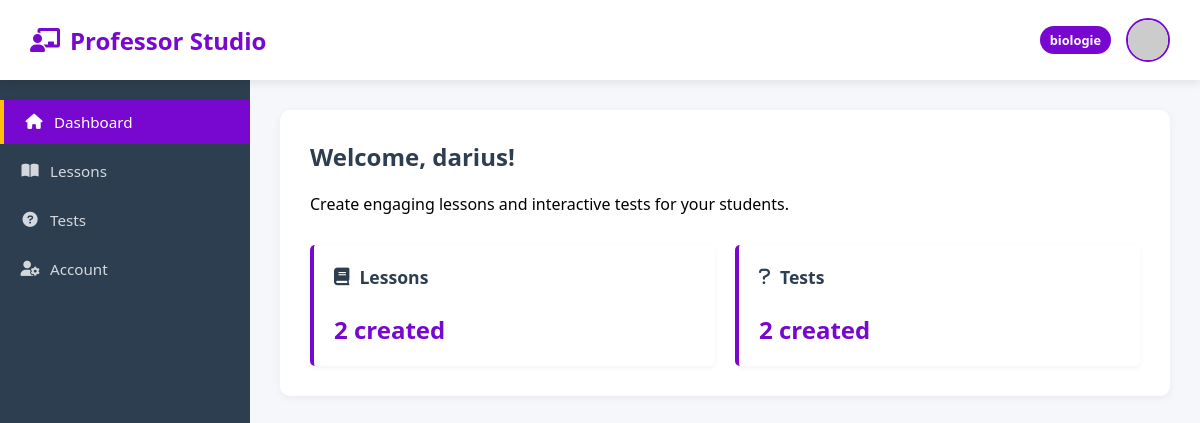
The page /studio/ (signed in) on the database as committed earlier.
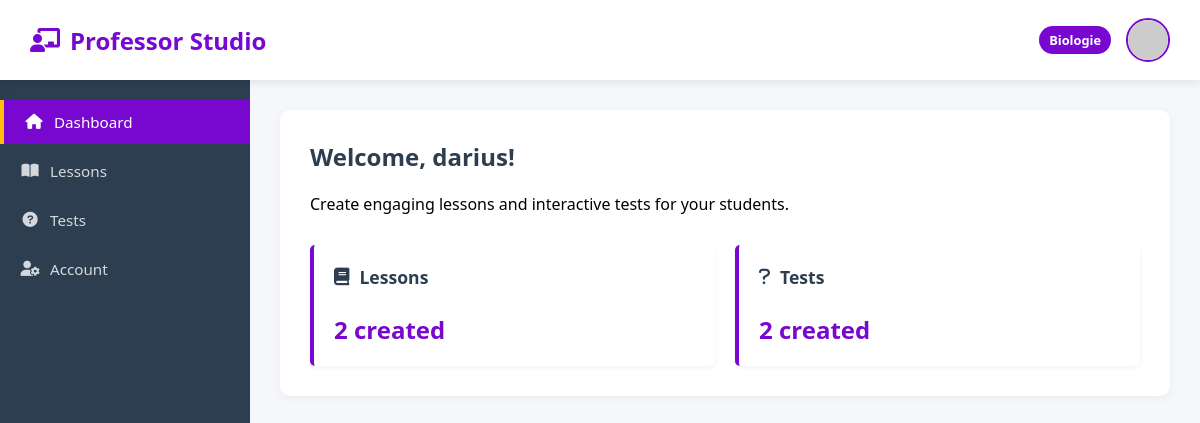
The same page on the database as committed later.
### models.py (models this page shows, shortened)
class User(db.Model, UserMixin):
    id = db.Column(db.Integer, primary_key=True)
    email = db.Column(db.String(120), unique=True, nullable=False)
    password = db.Column(db.String(120), nullable=False)
    name = db.Column(db.String(120), nullable=True)
    is_admin = db.Column(db.Boolean, default=False)
    user_type = db.Column(db.String(50), nullable=True)
    subject = db.Column(db.String(120), nullable=True)
    is_professor_approved = db.Column(db.Boolean, default=False)
    verification_token = db.Column(db.String(36), nullable=True)
    is_verified = db.Column(db.Boolean, default=False)
    last_login = db.Column(db.DateTime, nullable=True)
    @property
    def is_authenticated(self):
        return True

### StudioPage/routes.py (the view)
@studio_bp.route('/')
@login_required
@require_professor
def studio():
    lesson_count = 0
    test_count = 0
    try:
        for subject in SUBJECTS:
            lesson_dir = get_professor_dir(LECTII_DIR, subject)
            test_dir = get_professor_dir(TESTE_DIR, subject)
            if os.path.exists(lesson_dir):
                lesson_count += len([f for f in os.listdir(lesson_dir) if f.endswith('.html')])
            if os.path.exists(test_dir):
                test_count += len([f for f in os.listdir(test_dir) if f.endswith('.json')])
    except Exception as e:
        flash('Error counting lessons and tests', 'error')
    return render_template('studio.html',
                           user=current_user,
                           lesson_count=lesson_count,
                           test_count=test_count)

### StudioPage/routes.py (called while the page is built)
def require_professor(f):
    @wraps(f)
    def decorated_function(*args, **kwargs):
        if not current_user.is_authenticated or current_user.user_type != 'profesor' or not current_user.is_professor_approved:
            flash('You must be an approved professor to access this page.', 'error')
            return redirect(url_for('landing.index'))
        return f(*args, **kwargs)
    return decorated_function

def get_professor_dir(base_dir, subject):
    if not current_user.is_authenticated:
        return None
    professor_dir = os.path.join(base_dir, subject, 'profesori', current_user.email)
    os.makedirs(professor_dir, exist_ok=True)
    return professor_dir

### app.py (called while the page is built)
@login_manager.user_loader
def load_user(user_id):
    user = User.query.get(int(user_id))
    if user and 'user_id' in session:
        user.last_login = datetime.utcnow()
        db.session.commit()
    return user

@app.after_request
def add_header(response):
    response.headers['Cache-Control'] = 'no-store, no-cache, must-revalidate, post-check=0, pre-check=0, max-age=0'
    response.headers['Pragma'] = 'no-cache'
    response.headers['Expires'] = '-1'
    if 'user_id' in session:
        response.set_cookie('logged_in', 'true', max_age=3600, httponly=True)
    else:
        response.set_cookie('logged_in', 'false', max_age=3600, httponly=True)
    return response

### Templates/studio.html (shortened to what this page needs)
{% extends "studio_base.html" %}
{% block content %}
<div class="studio-container">
    <div class="studio-header">
        <h1><i class="fas fa-chalkboard-teacher"></i> Professor Studio</h1>
        <div class="user-info">
            {% if user and user.subject %}
                <span class="badge">{{ user.subject }}</span>
            {% endif %}
            <img src="https://ui-avatars.com/api/?name={{ user.name|urlencode }}&background=7808d0&color=fff" class="avatar">
        </div>
    </div>
    <div class="studio-nav">
        <a href="{{ url_for('studio.studio') }}" class="nav-btn {% if request.endpoint == 'studio.studio' %}active{% endif %}">
            <i class="fas fa-home"></i> Dashboard
        </a>
        <a href="{{ url_for('studio.lessons') }}" class="nav-btn {% if request.endpoint == 'studio.lessons' %}active{% endif %}">
            <i class="fas fa-book-open"></i> Lessons
        </a>
        <a href="{{ url_for('studio.tests') }}" class="nav-btn {% if request.endpoint == 'studio.tests' %}active{% endif %}">
            <i class="fas fa-question-circle"></i> Tests
        </a>
        <a href="{{ url_for('account.account') }}" class="nav-btn">
            <i class="fas fa-user-cog"></i> Account
        </a>
    </div>
    <div class="content-area">
        {% block studio_content %}
        <div class="welcome-message">
            <h2>Welcome, {{ user.name }}!</h2>
            <p>Create engaging lessons and interactive tests for your students.</p>
            <div class="quick-stats">
                <div class="stat-card">
                    <h3><i class="fas fa-book"></i> Lessons</h3>
                    <p>{{ lesson_count }} created</p>
                </div>
                <div class="stat-card">
                    <h3><i class="fas fa-question"></i> Tests</h3>
                    <p>{{ test_count }} created</p>
                </div>
            </div>
        </div>
        {% endblock %}
    </div>
</div>
{% endblock %}

### Templates/studio_base.html (shortened to what this page needs)
<!DOCTYPE html>
<html lang="en">
<head>
    <link rel="stylesheet" href="{{ url_for('studio.static', filename='style.css') }}">
    <link rel="stylesheet" href="https://cdnjs.cloudflare.com/ajax/libs/font-awesome/6.0.0/css/all.min.css">
</head>
<body class="studio">
    {% block content %}{% endblock %}
</body>
</html>

### static/studio/style.css (style rules this page uses)
:root { --primary: #7808d0; --primary-light: #9c42e6; --secondary: #5f06a8; --light: #f8f9fa; --dark: #2c3e50; --danger: #dc3545; --success: #28a745; --warning: #ffc107; --info: #17a2b8; }
body.studio { background-color: #f5f7fa; font-family: 'Segoe UI', Tahoma, Geneva, Verdana, sans-serif; margin: 0; padding: 0; min-height: 100vh; }
.studio-container { display: grid; grid-template-columns: 250px 1fr; grid-template-rows: 80px 1fr; min-height: 100vh; }
.studio-header { grid-column: 1 / 3; background: white; box-shadow: 0 2px 10px rgba(0,0,0,0.1); display: flex; justify-content: space-between; align-items: center; padding: 0 30px; z-index: 10; }
.studio-header h1 { color: var(--primary); margin: 0; font-size: 1.5rem; display: flex; align-items: center; gap: 10px; }
.user-info { display: flex; align-items: center; gap: 15px; }
.avatar { width: 40px; height: 40px; border-radius: 50%; border: 2px solid var(--primary); object-fit: cover; }
.badge { background: var(--primary); color: white; padding: 5px 10px; border-radius: 20px; font-size: 0.8rem; font-weight: 600; }
.studio-nav { background: var(--dark); color: white; padding: 20px 0; display: flex; flex-direction: column; gap: 5px; }
.nav-btn { display: flex; align-items: center; color: rgba(255,255,255,0.8); text-decoration: none; padding: 12px 20px; transition: all 0.3s; gap: 10px; font-size: 0.95rem; }
.nav-btn.active { background: var(--primary); color: white; border-left: 4px solid var(--warning); }
.nav-btn i { width: 20px; text-align: center; }
.content-area { padding: 30px; background: #f5f7fa; overflow-y: auto; }
.welcome-message { background: white; padding: 30px; border-radius: 10px; box-shadow: 0 2px 10px rgba(0,0,0,0.05); margin-bottom: 20px; }
.welcome-message h2 { color: var(--dark); margin-top: 0; }
.quick-stats { display: grid; grid-template-columns: repeat(auto-fit, minmax(200px, 1fr)); gap: 20px; margin-top: 30px; }
.stat-card { background: white; border-left: 4px solid var(--primary); padding: 20px; border-radius: 5px; box-shadow: 0 2px 5px rgba(0,0,0,0.05); transition: transform 0.3s; }
.stat-card h3 { margin-top: 0; color: var(--dark); font-size: 1.1rem; display: flex; align-items: center; gap: 10px; }
.stat-card p { font-size: 1.5rem; font-weight: bold; color: var(--primary); margin-bottom: 0; }

Rows that differ between the two databases and show on the page:
changed User "darius": subject "biologie" → "Biologie"
